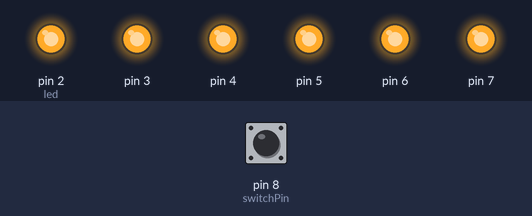
Recording of a sketch running on a simulated Arduino Uno, built with avr-gcc and run on an emulated ATmega328P. On the bench: output pins drawn as LEDs (lit = HIGH). Inputs (shaded band) come from the test bench; at power-on: pin 8 (switchPin) HIGH.

Above: at 7.9 s.
8.0 s: pin 8 (switchPin) pulled LOW for 3.2 s
At 8.4 s:
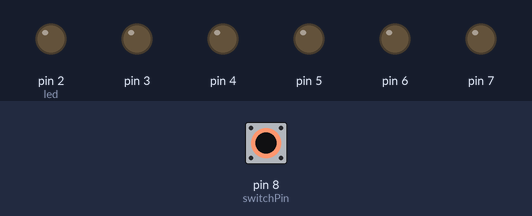
At 8.9 s:
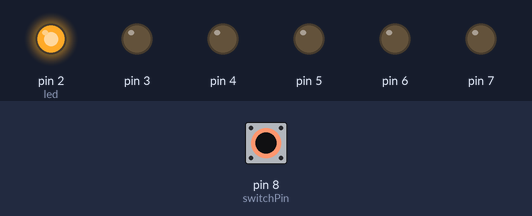
Timing chart, 0 to 16.0 s (numbered marks = the images above; inputs shaded):
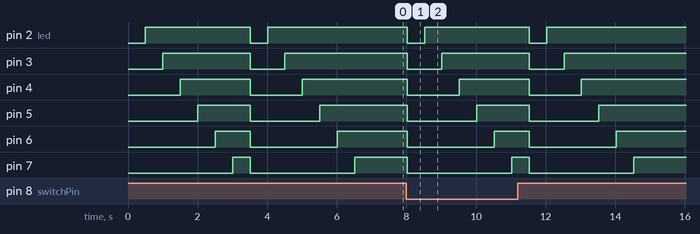

The sketch:

6_r_delamper.ino
```cpp
const int switchPin = 8;

unsigned long previousTime = 0;

int switchState = 0;
int prevSwitchState = 0;

int led = 2;

long interval = 500;

void setup() {
  // put your setup code here, to run once:
for(int x = 2;x<8;x++) {
  pinMode(x, OUTPUT);
}

pinMode(switchPin, INPUT);
}

void loop() {
  // put your main code here, to run repeatedly:
unsigned long currentTime = millis();

if(currentTime - previousTime > interval) {
  previousTime = currentTime;
  digitalWrite(led, HIGH);
  led++;

  if(led == 7){
}
switchState = digitalRead(switchPin);

if(switchState != prevSwitchState){
  for(int x = 2;x<8;x++){
    digitalWrite(x, LOW);
  }
  led = 2;
  previousTime = currentTime;
}
prevSwitchState = switchState;
}
}
```

Measured:
- after the input at 8.0 s, pin 2 (led): alternates HIGH for 3.0 s and LOW for 0.50 s, 4 changes in all, then stays HIGH, starting at once; pin 3: alternates HIGH for 2.5 s and LOW for 1.0 s, 4 changes in all, then stays HIGH, starting at once
